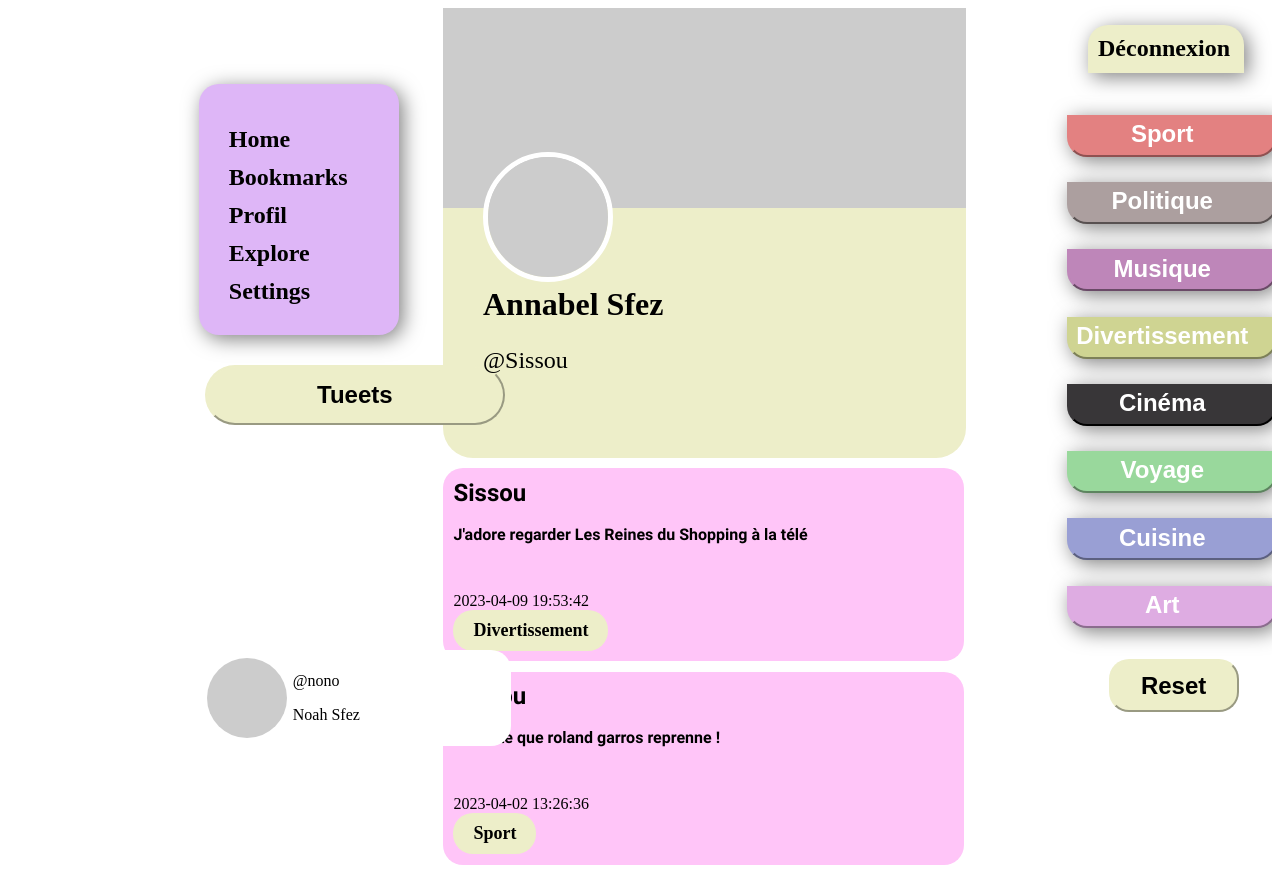
The app's page /user.php?profil=Sissou (signed in) with its own data.
### tables this page shows
CREATE TABLE `users` (
  `id_users` int NOT NULL,
  `pseudo` varchar(30) NOT NULL,
  `prenom` varchar(30) NOT NULL,
  `nom` varchar(30) NOT NULL,
  `mail` varchar(40) NOT NULL,
  `mdp` varchar(255) NOT NULL,
  `user_photo` varchar(150) DEFAULT 'https://picsum.photos/100/100',
  `date_de_naissance` date NOT NULL
);

CREATE TABLE `tweet` (
  `id_tweet` int NOT NULL,
  `message` text NOT NULL,
  `date_heure_message` datetime NOT NULL,
  `type` varchar(40) NOT NULL,
  `image_chemin` varchar(260) DEFAULT NULL,
  `id_users` int NOT NULL
);

### user.php (the view, shortened to what this page needs)
<!DOCTYPE html>
<html>
<head>
    <link rel="stylesheet" type="text/css" href="style.css">
</head>
<body>
    <?php
        $pdo = new PDO('mysql:host=localhost;dbname=testtwitter','root', '', array(PDO::ATTR_ERRMODE => PDO::ERRMODE_WARNING, PDO::MYSQL_ATTR_INIT_COMMAND => 'SET NAMES utf8'));
        if(isset($_GET['profil'])){
            $profil_id = $_GET['profil'];
        }
        $random_user = $pdo->query('SELECT id_users, user_photo, pseudo, prenom, nom FROM users ORDER BY RAND() LIMIT 1')->fetch(PDO::FETCH_ASSOC);
        $user_query = $pdo->query("SELECT * FROM users WHERE pseudo='$profil_id'");
        $user = $user_query->fetch(PDO::FETCH_ASSOC);
    ?>
    <header class="header nav-profil">
      <div class="nav-bar">
        <a href="index.php" class="nav">Home</a>
        <a href="" class="nav">Bookmarks</a>
        <a href="profil.php" class="nav">Profil</a>
        <a href="" class="nav">Explore</a>
        <a href="" class="nav">Settings </a>
      </div>
      <button id="myBtn" class="btn-modal">Tueets</button>
      <div class="profil">
        <div class="img-profil">
          <a href="profil.php"><img src="<?php echo $random_user['user_photo']; ?>" alt="" class="img-profil"></a>
        </div>
        <div class="utilisateur">
          <p>@<?php  echo $_SESSION['pseudo']; ?></p>
          <p><?php echo $_SESSION['prenom'] . ' ' . $_SESSION['nom']; ?></p>
        </div>
      </div>
    </header>
    <main>
      <div class="head-profil">
        <div class="bio">
          <img src="<?php echo $random_user['user_photo']; ?>" alt="" class="banniere-profil">
            <div class="head">
              <img src="<?php echo $random_user['user_photo']; ?>" alt="" class="head-img">
              <h3 class="head-name"><?php echo $user['prenom'] . ' ' . $user['nom']; ?></h3>
              <p class="head-pseudo">@<?php echo $user['pseudo']; ?></p>
            </div>
        </div>
        <div class="profil-tweet">
          <?php
            $rqt= "SELECT * FROM tweet WHERE id_users='" . $user['id_users'] . "' ORDER BY date_heure_message DESC";
            $result = $pdo->query($rqt);
            while ($row = $result->fetch(PDO::FETCH_ASSOC)) {
              echo '<div class="tweet_content ' . $row['type'] .' content-respo">';
              echo '<div class="pseudo_message">';
              echo '<span class="pseudo_tweet">' . $user['pseudo'] . '</span><br>';
              echo '<span class="message_tweet">' .$row['message'] . '</span><br>';
              echo '</div>';
              echo '<div class="date_supprimer">';
              echo $row['date_heure_message'] . '<br>';
              echo '<div class="type_response">';
              echo $row['type'];
              echo '</div>';
              echo '</div>';
              echo '</div>';
            }
          ?>
        </div>
      </div>
      <div class="last-profil">
        <a href="inscription.php" class="deconnexion">Déconnexion</a>
          <div class="filter-buttons">
            <button class="filter-btn buttons-all sport" data-tag="Sport">Sport</button>
            <button class="filter-btn buttons-all politique" data-tag="Politique">Politique</button>
            <button class="filter-btn buttons-all musique" data-tag="Musique">Musique</button>
            <button class="filter-btn buttons-all divertissement" data-tag="Divertissement">Divertissement</button>
            <button class="filter-btn buttons-all cinema" data-tag="Cinéma">Cinéma</button>
            <button class="filter-btn buttons-all voyage" data-tag="Voyage">Voyage</button>
            <button class="filter-btn buttons-all cuisine" data-tag="Cuisine">Cuisine</button>
            <button class="filter-btn buttons-all art" data-tag="Art">Art</button>
          </div>
          <button id="resetButton" class="reset-filter">Reset</button>
      </div>
    </main>
</body>
</html>

### style.css (style rules this page uses)
a { color: rgb(0, 0, 0); text-decoration: unset; }
main { display: flex; margin-left: 33.3%; }
body { background-color: rgb(255, 255, 255); display: flex; flex-direction: column; overflow-x: hidden; }
:root { --couleur-tweeter: rgb(0, 172, 238); --couleur-sport: #E38181; --couleur-politique: #AC9F9F; --couleur-musique: #BE86B9; --couleur-divertissement: #CFD492; --couleur-cinema: #383638; --couleur-voyage: #99D89C; --couleur-cuisine: #999FD4; --couleur-art: #DEACE2; --violet-lotus: rgb(171, 86, 162); }

### components/header.css (style rules this page uses)
.header { margin-left: 15%; position: fixed; }
.profil { background-color: rgb(255, 255, 255); transition: 0.5s; width: 100%; border-radius: 20px; margin-top: 75%; padding: 2%; display: flex; }
.img-profil { width: 80px; height: 80px; border-radius: 50%; border: 1px solid white; object-fit: cover; }
.utilisateur { margin-left: 2%; color: rgb(0, 0, 0); }

### components/post.css (style rules this page uses)
.pseudo_tweet { font-weight: bold; font-size: x-large; font-family: 'Prompt', sans-serif; }
.message_tweet { font-weight: bold; font-family: 'Prompt', sans-serif; }
.tweet_content { width: 500px; gap: 30px; display: flex; flex-direction: column; padding: 2%; margin-right: 22px; background-color: rgb(255, 197, 248); margin-top: 2%; border-radius: 20px; }
.pseudo_message { display: flex; flex-direction: column; }
.date_supprimer { display: flex; flex-direction: column-reverse; align-items: flex-end; justify-content: end; display: block; }
.type_response { font-weight: bold; background-color: #EDEEC9; color: black; padding: 2% 4%; border-radius: 20px; font-size: large; width: max-content; }
.sport { background-color: var(--couleur-sport); border-color: var(--couleur-sport); }
.politique { background-color: var(--couleur-politique); border-color: var(--couleur-politique); }
.musique { background-color: var(--couleur-musique); border-color: var(--couleur-musique); }
.divertissement { background-color: var(--couleur-divertissement); border-color: var(--couleur-divertissement); }
.cinema { background-color: var(--couleur-cinema); border-color: var(--couleur-cinema); }
.voyage { background-color: var(--couleur-voyage); border-color: var(--couleur-voyage); }
.cuisine { background-color: var(--couleur-cuisine); border-color: var(--couleur-cuisine); }
.art { background-color: var(--couleur-art); border-color: var(--couleur-art); }

### components/nav.css (style rules this page uses)
.nav-bar { display: flex; flex-direction: column; font-size: x-large; gap: 80%; width: 140px; background-color: rgb(222, 182, 247); padding: 10%; border-radius: 20px; box-shadow: 4px 4px 20px rgba(0, 0, 0, 0.5); }
.nav-profil { margin-top: 6%; }
.nav { color: rgb(0, 0, 0); margin-top: 8%; font-size: x-large; font-weight: bold; transition: 0.5s; }

### components/modal.css (style rules this page uses)
.btn-modal { background-color: #edeec9; color: black; width: 300px; height: 60px; border-radius: 40px; border-color: rgb( 237, 238, 201); margin-top: 10%; margin-left: 2%; font-size: x-large; font-weight: bold; transition: 0.5s; }

### components/type.css (style rules this page uses)
.last-profil { display: flex; flex-direction: column; padding: 2%; margin-left: 10%; }
.deconnexion { font-size: x-large; background-color: #EDEEC9; padding: 5%; width: 135px; color: black; font-weight: bold; border-top-left-radius: 20px; border-top-right-radius: 20px; font-weight: bold; cursor: pointer; margin-left: 10%; box-shadow: 4px 4px 20px rgba(0, 0, 0, 0.5); transition: 0.5s; }
.filter-btn { font-size: x-large; font-weight: bold; margin-top: 15%; padding: 2% 15% 4% 4%; color: white; border-bottom-left-radius: 20px; border-bottom-right-radius: 20px; cursor: pointer; box-shadow: 4px 4px 20px rgba(0, 0, 0, 0.5); width: 210px; }
.filter-buttons { margin-top: 8%; margin-right: 20%; display: flex; flex-direction: column; }
.reset-filter { font-size: x-large; font-weight: bold; margin-top: 15%; margin-left: 20%; margin-right: 18%; padding: 5%; color: black; border-radius: 20px; background-color: #EDEEC9; border-color: #EDEEC9; cursor: pointer; transition: 0.5s; }

### components/profil.css (style rules this page uses)
.banniere-profil { width: 523px; height: 200px; }
.head-profil { display: flex; flex-direction: column; min-height: 1340px; max-height: auto; margin-left: 2%; }
.head-img { border-radius: 50%; border: 5px solid white; width: 120px; }
.head-name { font-size: xx-large; margin: 0; }
.bio { background-color: #EDEEC9; border-radius: 30px; }
.head { position: relative; bottom: 60px; left: 40px; z-index: 0; }
.head-pseudo { font-size: x-large; }
.profil-tweet { display: flex; flex-direction: column; }

### records on screen
users: prenom "Annabel", nom "Sfez", pseudo "Sissou"
tweet: id_users.pseudo "Sissou", message "J'adore regarder Les Reines du Shopping à la télé", date_heure_message "2023-04-09 19:53:42", type "Divertissement"
tweet: message "J'ai hâte que roland garros reprenne !", date_heure_message "2023-04-02 13:26:36", type "Sport"

### other values on screen
$_SESSION['pseudo'] "nono"
$_SESSION['prenom'] "Noah"
$_SESSION['nom'] "Sfez"
